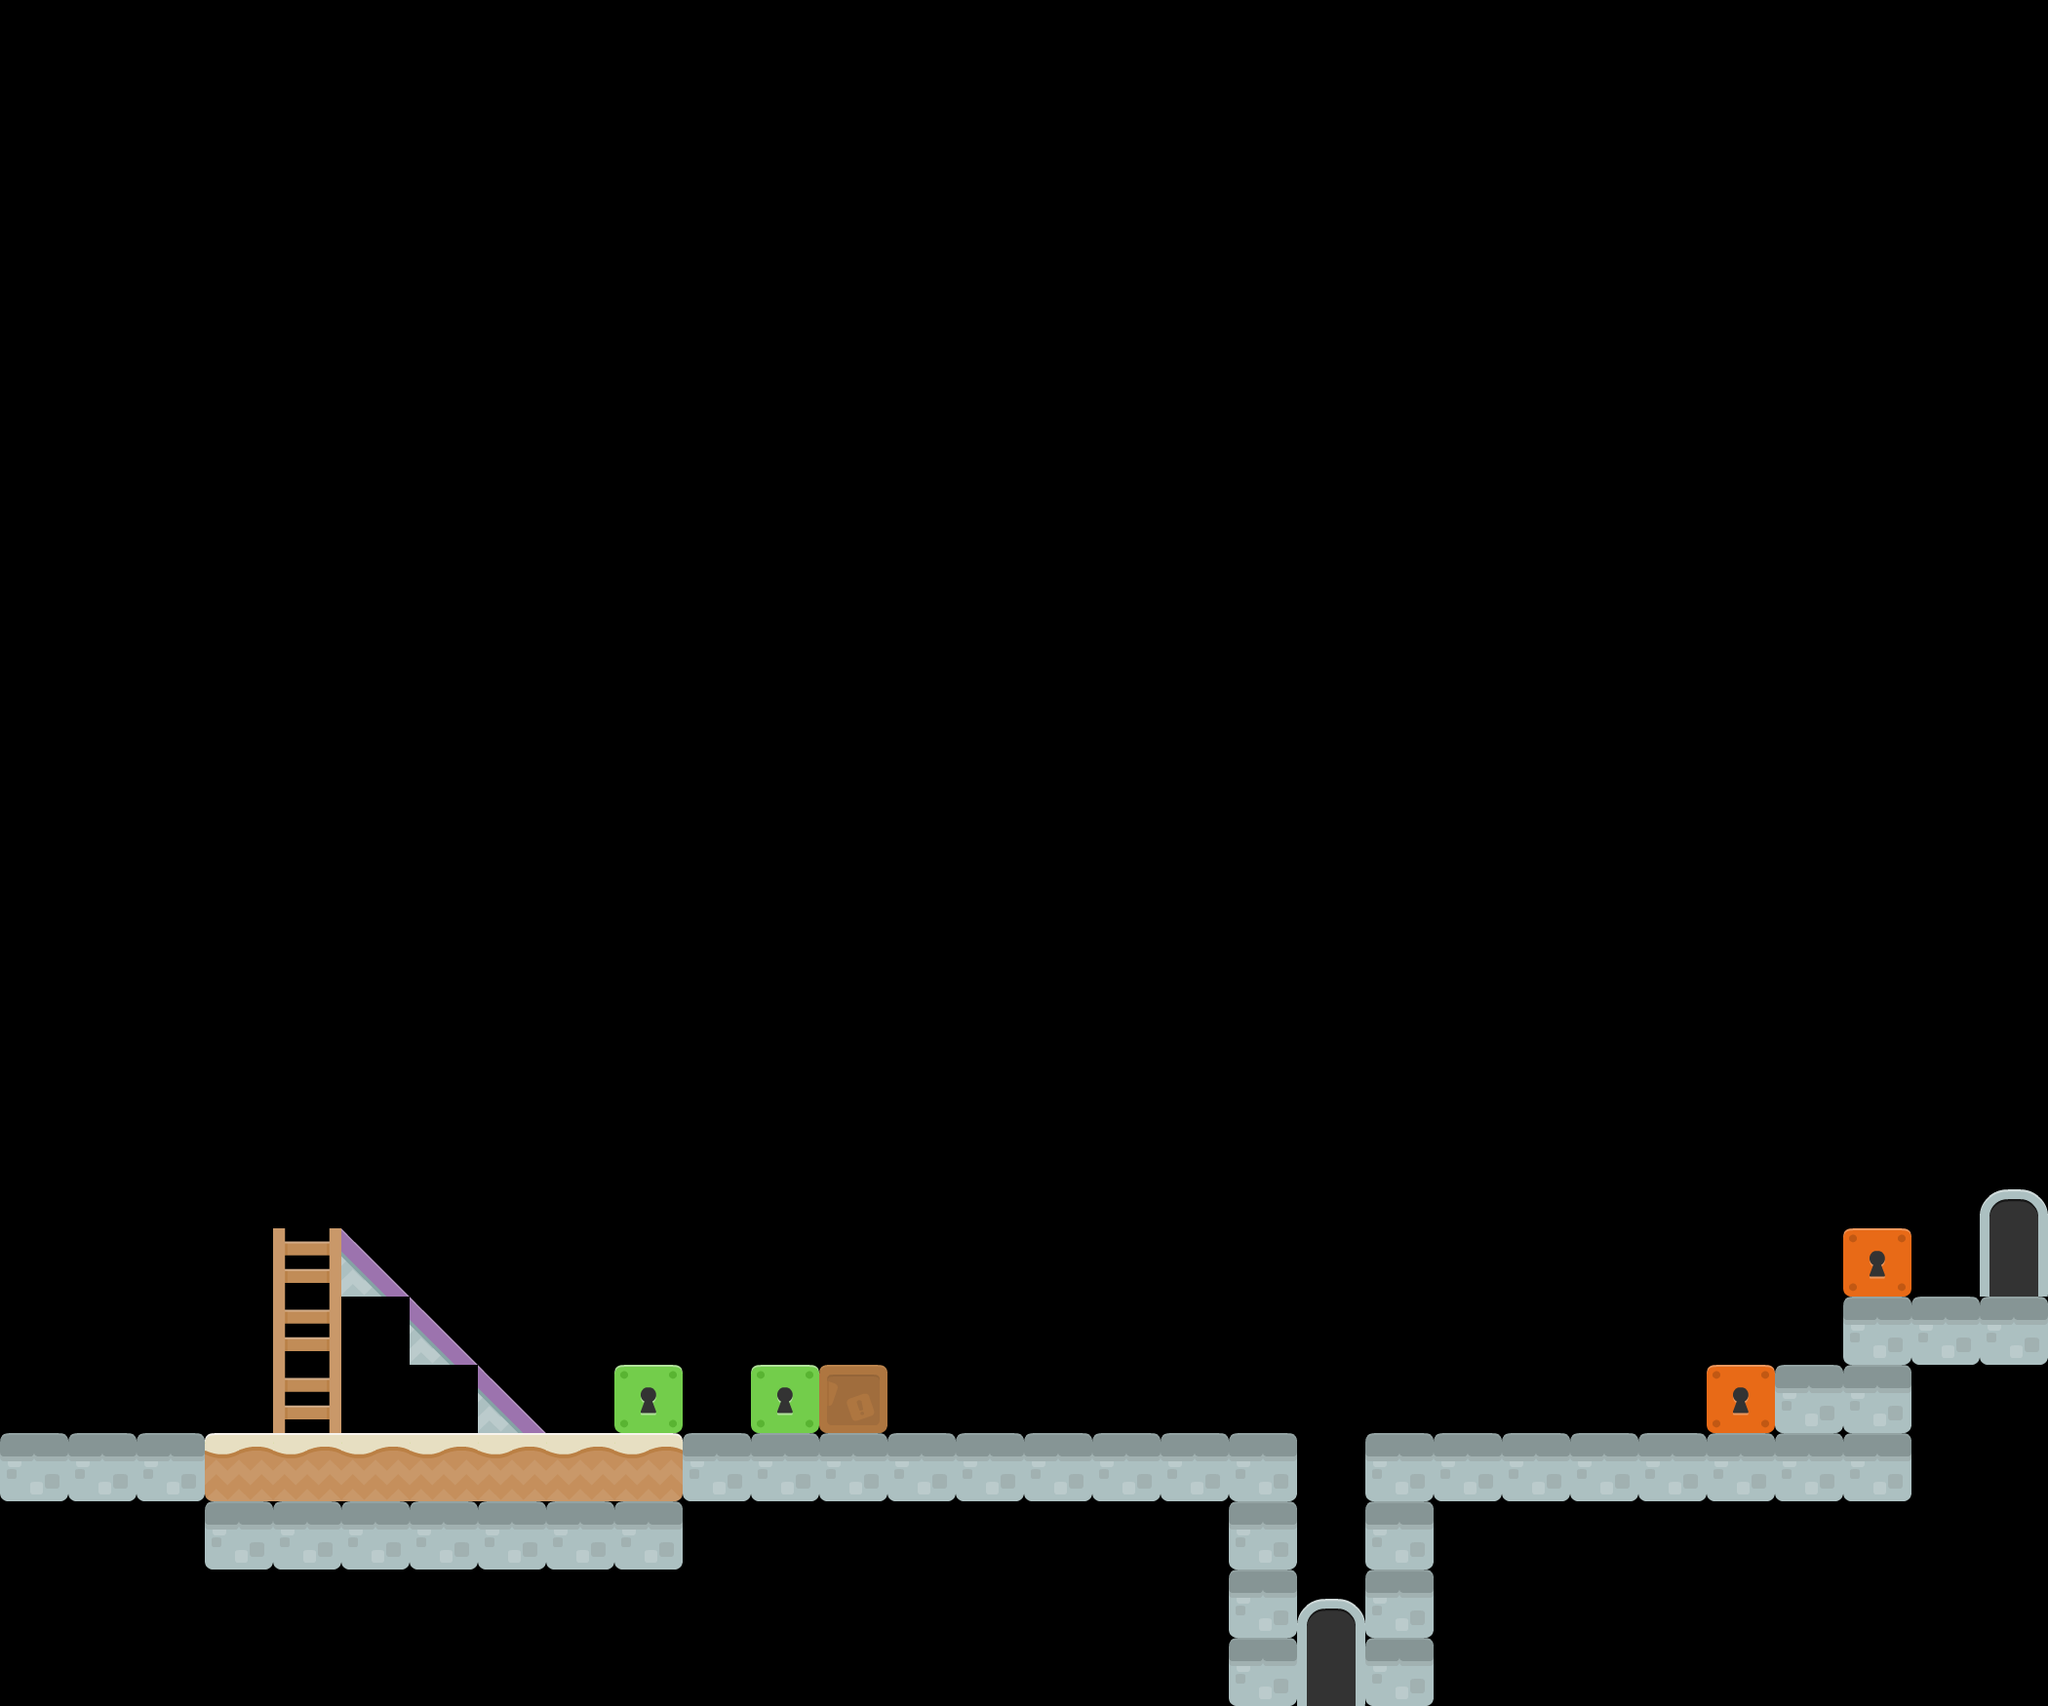

Tiled map render using the project's own tile images. Description and the whole map definition, tile-layer contents included, below:
An orthogonal 30x25 tile map with 70x70 px tiles, 1 tile layer (Capa de patrones 1) and 26 objects (21x plataforma, 2x puerta).

<map version="1.5" tiledversion="1.7.2" orientation="orthogonal" renderorder="right-down" width="30" height="25" tilewidth="70" tileheight="70" infinite="0" nextlayerid="3" nextobjectid="27">
 <tileset firstgid="1" source="tiles_spritesheet.tsx" />
 <layer id="1" name="Capa de patrones 1" width="30" height="25">
  <data encoding="csv">
0,0,0,0,0,0,0,0,0,0,0,0,0,0,0,0,0,0,0,0,0,0,0,0,0,0,0,0,0,0,
0,0,0,0,0,0,0,0,0,0,0,0,0,0,0,0,0,0,0,0,0,0,0,0,0,0,0,0,0,0,
0,0,0,0,0,0,0,0,0,0,0,0,0,0,0,0,0,0,0,0,0,0,0,0,0,0,0,0,0,0,
0,0,0,0,0,0,0,0,0,0,0,0,0,0,0,0,0,0,0,0,0,0,0,0,0,0,0,0,0,0,
0,0,0,0,0,0,0,0,0,0,0,0,0,0,0,0,0,0,0,0,0,0,0,0,0,0,0,0,0,0,
0,0,0,0,0,0,0,0,0,0,0,0,0,0,0,0,0,0,0,0,0,0,0,0,0,0,0,0,0,0,
0,0,0,0,0,0,0,0,0,0,0,0,0,0,0,0,0,0,0,0,0,0,0,0,0,0,0,0,0,0,
0,0,0,0,0,0,0,0,0,0,0,0,0,0,0,0,0,0,0,0,0,0,0,0,0,0,0,0,0,0,
0,0,0,0,0,0,0,0,0,0,0,0,0,0,0,0,0,0,0,0,0,0,0,0,0,0,0,0,0,0,
0,0,0,0,0,0,0,0,0,0,0,0,0,0,0,0,0,0,0,0,0,0,0,0,0,0,0,0,0,0,
0,0,0,0,0,0,0,0,0,0,0,0,0,0,0,0,0,0,0,0,0,0,0,0,0,0,0,0,0,0,
0,0,0,0,0,0,0,0,0,0,0,0,0,0,0,0,0,0,0,0,0,0,0,0,0,0,0,0,0,0,
0,0,0,0,0,0,0,0,0,0,0,0,0,0,0,0,0,0,0,0,0,0,0,0,0,0,0,0,0,0,
0,0,0,0,0,0,0,0,0,0,0,0,0,0,0,0,0,0,0,0,0,0,0,0,0,0,0,0,0,0,
0,0,0,0,0,0,0,0,0,0,0,0,0,0,0,0,0,0,0,0,0,0,0,0,0,0,0,0,0,0,
0,0,0,0,0,0,0,0,0,0,0,0,0,0,0,0,0,0,0,0,0,0,0,0,0,0,0,0,0,0,
0,0,0,0,0,0,0,0,0,0,0,0,0,0,0,0,0,0,0,0,0,0,0,0,0,0,0,0,0,0,
0,0,0,0,0,0,0,0,0,0,0,0,0,0,0,0,0,0,0,0,0,0,0,0,0,0,0,0,0,46,
0,0,0,0,32,31,0,0,0,0,0,0,0,0,0,0,0,0,0,0,0,0,0,0,0,0,0,67,0,58,
0,0,0,0,32,0,31,0,0,0,0,0,0,0,0,0,0,0,0,0,0,0,0,0,0,0,0,137,137,137,
0,0,0,0,32,0,0,31,0,98,0,98,110,0,0,0,0,0,0,0,0,0,0,0,0,67,137,137,0,0,
137,137,137,113,101,101,101,101,101,89,137,137,137,137,137,137,137,137,137,0,137,137,137,137,137,137,137,137,0,0,
0,0,0,137,137,137,137,137,137,137,0,0,0,0,0,0,0,0,137,0,137,0,0,0,0,0,0,0,0,0,
0,0,0,0,0,0,0,0,0,0,0,0,0,0,0,0,0,0,137,46,137,0,0,0,0,0,0,0,0,0,
0,0,0,0,0,0,0,0,0,0,0,0,0,0,0,0,0,0,137,58,137,0,0,0,0,0,0,0,0,0
</data>
 </layer>
 <objectgroup id="2" name="Capa de Objetos 1">
  <object id="1" type="plataforma" x="0" y="1470" width="210" height="70" />
  <object id="2" type="plataforma" x="211" y="1469" width="214" height="70" />
  <object id="3" type="plataforma" x="429" y="1469" width="210" height="70" />
  <object id="4" type="plataforma" x="643" y="1469" width="210" height="70" />
  <object id="5" type="plataforma" x="211" y="1537" width="210" height="70" />
  <object id="6" type="plataforma" x="483" y="1539" width="210" height="70" />
  <object id="7" type="plataforma" x="423" y="1537" width="210" height="70" />
  <object id="8" type="plataforma" x="859" y="1469" width="210" height="70" />
  <object id="9" type="plataforma" x="1069" y="1469" width="210" height="70" />
  <object id="10" type="plataforma" x="1403" y="1471" width="214" height="66" />
  <object id="11" type="plataforma" x="1617" y="1469" width="210" height="70" />
  <object id="12" type="plataforma" x="1747" y="1469" width="210" height="70" />
  <object id="13" type="plataforma" x="1821.67" y="1400.33" width="211.333" height="72.6667" />
  <object id="14" type="plataforma" x="1891" y="1331" width="210" height="72" />
  <object id="15" type="plataforma" x="1261" y="1471" width="66" height="278" />
  <object id="16" type="plataforma" x="1405" y="1471" width="66" height="278" />
  <object id="17" type="puerta" x="1335" y="1631" width="66" height="120" />
  <object id="18" type="puerta" x="2029" y="1216" width="66" height="120" />
  <object id="19" x="2095" y="852" width="10" height="482" />
  <object id="20" x="1901" y="799" width="206" height="52" />
  <object id="21" x="283" y="1262" width="64" height="206" />
  <object id="22" type="plataforma" x="350.667" y="1329.33">
   <polygon points="0,0 68,0 -1.33333,-68.6667" />
  </object>
  <object id="23" type="plataforma" x="421.333" y="1401.33">
   <polygon points="0,0 68,0 -1.33333,-68.6667" />
  </object>
  <object id="24" type="plataforma" x="491.333" y="1470">
   <polygon points="0,0 68,0 -1.33333,-68.6667" />
  </object>
  <object id="25" type="plataforma" x="334.667" y="1259.67" width="64" height="8.66667" />
  <object id="26" type="plataforma" x="840" y="1401" width="70.6667" height="66.6667" />
 </objectgroup>
</map>
